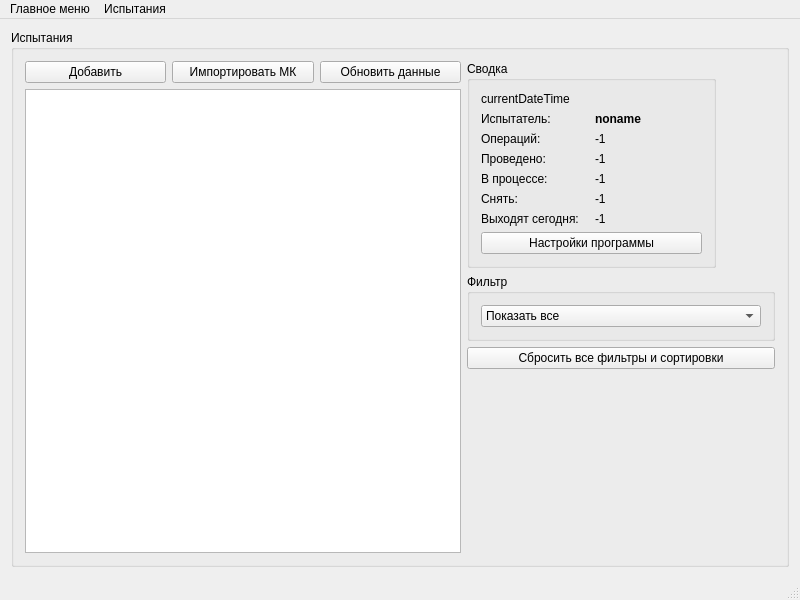
<?xml version="1.0" encoding="UTF-8"?>
<ui version="4.0">
 <class>MainWindow</class>
 <widget class="QMainWindow" name="MainWindow">
  <property name="geometry">
   <rect>
    <x>0</x>
    <y>0</y>
    <width>800</width>
    <height>600</height>
   </rect>
  </property>
  <property name="sizePolicy">
   <sizepolicy hsizetype="Expanding" vsizetype="Expanding">
    <horstretch>0</horstretch>
    <verstretch>0</verstretch>
   </sizepolicy>
  </property>
  <property name="windowTitle">
   <string>ЭС Испытатель 1.1</string>
  </property>
  <property name="windowIcon">
   <iconset theme=":/images/icon.png">
    <normaloff>.</normaloff>.</iconset>
  </property>
  <widget class="QWidget" name="centralWidget">
   <layout class="QGridLayout" name="gridLayout_3">
    <item row="0" column="0">
     <layout class="QGridLayout" name="gridLayout_2">
      <item row="0" column="1">
       <widget class="QGroupBox" name="groupBox_2">
        <property name="title">
         <string>Испытания</string>
        </property>
        <layout class="QGridLayout" name="gridLayout">
         <item row="3" column="3" rowspan="2">
          <widget class="QGroupBox" name="groupBox_3">
           <property name="title">
            <string>Фильтр</string>
           </property>
           <layout class="QGridLayout" name="gridLayout_5">
            <item row="0" column="0">
             <widget class="QComboBox" name="filterBox">
              <item>
               <property name="text">
                <string>Показать все</string>
               </property>
              </item>
              <item>
               <property name="text">
                <string>На испытаниях</string>
               </property>
              </item>
              <item>
               <property name="text">
                <string>Выходящие сегодня</string>
               </property>
              </item>
              <item>
               <property name="text">
                <string>Вышедшие с испытаний и не завершённые</string>
               </property>
              </item>
              <item>
               <property name="text">
                <string>Завершённые</string>
               </property>
              </item>
             </widget>
            </item>
           </layout>
          </widget>
         </item>
         <item row="0" column="3" rowspan="3">
          <widget class="QGroupBox" name="groupBox">
           <property name="sizePolicy">
            <sizepolicy hsizetype="Minimum" vsizetype="Minimum">
             <horstretch>0</horstretch>
             <verstretch>0</verstretch>
            </sizepolicy>
           </property>
           <property name="minimumSize">
            <size>
             <width>249</width>
             <height>0</height>
            </size>
           </property>
           <property name="maximumSize">
            <size>
             <width>249</width>
             <height>16777215</height>
            </size>
           </property>
           <property name="title">
            <string>Сводка</string>
           </property>
           <layout class="QGridLayout" name="gridLayout_4">
            <property name="sizeConstraint">
             <enum>QLayout::SetMinimumSize</enum>
            </property>
            <item row="2" column="1">
             <widget class="QLabel" name="totalOperations">
              <property name="text">
               <string>-1</string>
              </property>
             </widget>
            </item>
            <item row="5" column="1">
             <widget class="QLabel" name="operationsComplete">
              <property name="text">
               <string>-1</string>
              </property>
             </widget>
            </item>
            <item row="0" column="0" colspan="2">
             <widget class="QLabel" name="currentDateTimeLabel">
              <property name="text">
               <string>currentDateTime</string>
              </property>
             </widget>
            </item>
            <item row="3" column="0">
             <widget class="QLabel" name="operationsDoneLabel">
              <property name="text">
               <string>Проведено: </string>
              </property>
             </widget>
            </item>
            <item row="2" column="0">
             <widget class="QLabel" name="operationsLabel">
              <property name="text">
               <string>Операций:</string>
              </property>
             </widget>
            </item>
            <item row="1" column="0">
             <widget class="QLabel" name="testerLabel">
              <property name="text">
               <string>Испытатель: </string>
              </property>
             </widget>
            </item>
            <item row="1" column="1">
             <widget class="QLabel" name="testerName">
              <property name="font">
               <font>
                <weight>75</weight>
                <bold>true</bold>
               </font>
              </property>
              <property name="text">
               <string>noname</string>
              </property>
             </widget>
            </item>
            <item row="7" column="0" colspan="2">
             <widget class="QPushButton" name="settingsButton">
              <property name="text">
               <string>Настройки программы</string>
              </property>
             </widget>
            </item>
            <item row="5" column="0">
             <widget class="QLabel" name="operationsCompleteLabel">
              <property name="text">
               <string>Снять:</string>
              </property>
             </widget>
            </item>
            <item row="4" column="1">
             <widget class="QLabel" name="operationsInProgress">
              <property name="text">
               <string>-1</string>
              </property>
             </widget>
            </item>
            <item row="3" column="1">
             <widget class="QLabel" name="operationsDone">
              <property name="text">
               <string>-1</string>
              </property>
             </widget>
            </item>
            <item row="4" column="0">
             <widget class="QLabel" name="operationsInProgressLabel">
              <property name="text">
               <string>В процессе:</string>
              </property>
             </widget>
            </item>
            <item row="6" column="0">
             <widget class="QLabel" name="doneTodayLabel">
              <property name="text">
               <string>Выходят сегодня:</string>
              </property>
             </widget>
            </item>
            <item row="6" column="1">
             <widget class="QLabel" name="doneToday">
              <property name="text">
               <string>-1</string>
              </property>
             </widget>
            </item>
           </layout>
          </widget>
         </item>
         <item row="0" column="0">
          <widget class="QPushButton" name="addChipButton">
           <property name="text">
            <string>Добавить</string>
           </property>
          </widget>
         </item>
         <item row="6" column="3">
          <spacer name="verticalSpacer">
           <property name="orientation">
            <enum>Qt::Vertical</enum>
           </property>
           <property name="sizeHint" stdset="0">
            <size>
             <width>20</width>
             <height>40</height>
            </size>
           </property>
          </spacer>
         </item>
         <item row="5" column="3">
          <widget class="QPushButton" name="resetSortFiltersButton">
           <property name="text">
            <string>Сбросить все фильтры и сортировки</string>
           </property>
          </widget>
         </item>
         <item row="0" column="1">
          <widget class="QPushButton" name="importMCButton">
           <property name="text">
            <string>Импортировать МК</string>
           </property>
          </widget>
         </item>
         <item row="0" column="2">
          <widget class="QPushButton" name="reloadChipButton">
           <property name="text">
            <string>Обновить данные</string>
           </property>
          </widget>
         </item>
         <item row="1" column="0" rowspan="6" colspan="3">
          <widget class="QTableView" name="tableView">
           <property name="contextMenuPolicy">
            <enum>Qt::CustomContextMenu</enum>
           </property>
           <property name="editTriggers">
            <set>QAbstractItemView::NoEditTriggers</set>
           </property>
           <property name="dragEnabled">
            <bool>false</bool>
           </property>
           <property name="dragDropOverwriteMode">
            <bool>false</bool>
           </property>
           <property name="alternatingRowColors">
            <bool>true</bool>
           </property>
           <property name="selectionBehavior">
            <enum>QAbstractItemView::SelectRows</enum>
           </property>
           <property name="sortingEnabled">
            <bool>true</bool>
           </property>
           <attribute name="horizontalHeaderMinimumSectionSize">
            <number>50</number>
           </attribute>
           <attribute name="horizontalHeaderStretchLastSection">
            <bool>true</bool>
           </attribute>
           <attribute name="verticalHeaderDefaultSectionSize">
            <number>30</number>
           </attribute>
           <attribute name="verticalHeaderStretchLastSection">
            <bool>false</bool>
           </attribute>
          </widget>
         </item>
        </layout>
       </widget>
      </item>
     </layout>
    </item>
   </layout>
  </widget>
  <widget class="QMenuBar" name="menuBar">
   <property name="geometry">
    <rect>
     <x>0</x>
     <y>0</y>
     <width>800</width>
     <height>21</height>
    </rect>
   </property>
   <widget class="QMenu" name="settingsMenu">
    <property name="title">
     <string>Главное меню</string>
    </property>
    <addaction name="settingsAction"/>
    <addaction name="exportCSVAction"/>
    <addaction name="exportHtmlAction"/>
    <addaction name="printAction"/>
    <addaction name="separator"/>
    <addaction name="minimazeAction"/>
    <addaction name="exitAction"/>
   </widget>
   <widget class="QMenu" name="testMenu">
    <property name="title">
     <string>Испытания</string>
    </property>
    <addaction name="addItemAction"/>
    <addaction name="importMCAction"/>
    <addaction name="reloadDBAction"/>
    <addaction name="resetSortFiltersAction"/>
   </widget>
   <addaction name="settingsMenu"/>
   <addaction name="testMenu"/>
  </widget>
  <widget class="QStatusBar" name="statusBar"/>
  <action name="settingsAction">
   <property name="text">
    <string>Настройки программы</string>
   </property>
  </action>
  <action name="exportCSVAction">
   <property name="text">
    <string>Экспорт данных в CSV</string>
   </property>
  </action>
  <action name="minimazeAction">
   <property name="text">
    <string>Свернуть в трей</string>
   </property>
  </action>
  <action name="exitAction">
   <property name="text">
    <string>Выйти из программы</string>
   </property>
  </action>
  <action name="addItemAction">
   <property name="text">
    <string>Добавить МК</string>
   </property>
  </action>
  <action name="reloadDBAction">
   <property name="text">
    <string>Перезагрузить базу данных</string>
   </property>
  </action>
  <action name="resetSortFiltersAction">
   <property name="text">
    <string>Сбросить фильтры</string>
   </property>
  </action>
  <action name="action">
   <property name="text">
    <string>О программе</string>
   </property>
  </action>
  <action name="action_2">
   <property name="text">
    <string>Помощь</string>
   </property>
  </action>
  <action name="importMCAction">
   <property name="text">
    <string>Импортировать МК</string>
   </property>
  </action>
  <action name="printAction">
   <property name="text">
    <string>Напечатать таблицу</string>
   </property>
  </action>
  <action name="exportHtmlAction">
   <property name="text">
    <string>Экспорт данных в html</string>
   </property>
  </action>
 </widget>
 <layoutdefault spacing="6" margin="11"/>
 <resources/>
 <connections/>
</ui>
